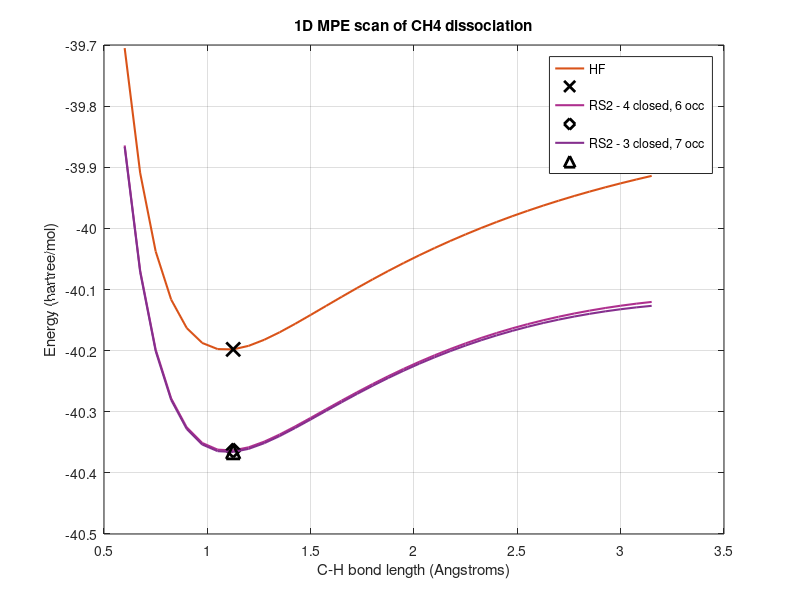

MATLAB code to generate this figure:

clc;
clear all;
close all;

% Read the data from the csv file and store the colums values in 4 arrays. 
data = csvread('energy_comparison.csv',1,0);
RCH4 = data(1:35,1);
EHF = data(1:35,2);
ERS2_1 = data(1:35,3);
ERS2_2 = data(1:35,4);

%Mark the minimum energy points
[minEHF, indexEHF] = min(EHF);
[minERS2_1, indexERS2_1] = min(ERS2_1);
[minERS2_2, indexERS2_2] = min(ERS2_2);

% Plot the data
figure
plot(RCH4, EHF, "Color", "#D95319", 'LineWidth', 1.5)
hold on
plot(RCH4(indexEHF), minEHF, 'x', 'MarkerSize', 10, 'MarkerEdgeColor', 'k', 'LineWidth', 2)
plot(RCH4, ERS2_1, "Color", "#AE2F8E", 'LineWidth', 1.5)
plot(RCH4(indexERS2_1), minERS2_1, 'diamond', 'MarkerSize', 10, 'MarkerEdgeColor', 'k', 'LineWidth', 2)
plot(RCH4, ERS2_2, "Color", "#852F8E", 'LineWidth', 1.5)
plot(RCH4(indexERS2_2), minERS2_2, '^', 'MarkerSize', 10, 'MarkerEdgeColor', 'k', 'LineWidth', 2)
xlabel('C-H bond length (Angstroms)')
ylabel('Energy (hartree/mol)')
title('1D MPE scan of CH4 dissociation')
legend('HF', '', 'RS2 - 4 closed, 6 occ', '', 'RS2 - 3 closed, 7 occ', '' )
grid on
